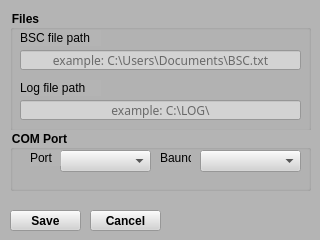
<?xml version="1.0" encoding="UTF-8"?>
<ui version="4.0">
 <class>Form</class>
 <widget class="QWidget" name="Form">
  <property name="geometry">
   <rect>
    <x>0</x>
    <y>0</y>
    <width>320</width>
    <height>240</height>
   </rect>
  </property>
  <property name="sizePolicy">
   <sizepolicy hsizetype="Fixed" vsizetype="Fixed">
    <horstretch>0</horstretch>
    <verstretch>0</verstretch>
   </sizepolicy>
  </property>
  <property name="minimumSize">
   <size>
    <width>320</width>
    <height>240</height>
   </size>
  </property>
  <property name="maximumSize">
   <size>
    <width>320</width>
    <height>240</height>
   </size>
  </property>
  <property name="windowTitle">
   <string>Settings</string>
  </property>
  <property name="statusTip">
   <string/>
  </property>
  <property name="styleSheet">
   <string notr="true">background-color: rgb(180,180,180)</string>
  </property>
  <widget class="QPushButton" name="btnSaveSettings">
   <property name="geometry">
    <rect>
     <x>10</x>
     <y>210</y>
     <width>71</width>
     <height>21</height>
    </rect>
   </property>
   <property name="font">
    <font>
     <weight>75</weight>
     <bold>true</bold>
    </font>
   </property>
   <property name="styleSheet">
    <string notr="true">background-color: lightgrey</string>
   </property>
   <property name="text">
    <string>Save</string>
   </property>
   <property name="icon">
    <iconset>
     <normaloff>:/icons/target.png</normaloff>:/icons/target.png</iconset>
   </property>
   <property name="iconSize">
    <size>
     <width>18</width>
     <height>18</height>
    </size>
   </property>
  </widget>
  <widget class="QPushButton" name="btnCancelSettings">
   <property name="geometry">
    <rect>
     <x>90</x>
     <y>210</y>
     <width>71</width>
     <height>21</height>
    </rect>
   </property>
   <property name="font">
    <font>
     <weight>75</weight>
     <bold>true</bold>
    </font>
   </property>
   <property name="styleSheet">
    <string notr="true">background-color: lightgrey</string>
   </property>
   <property name="text">
    <string>Cancel</string>
   </property>
  </widget>
  <widget class="QGroupBox" name="groupBox">
   <property name="geometry">
    <rect>
     <x>10</x>
     <y>10</y>
     <width>301</width>
     <height>121</height>
    </rect>
   </property>
   <property name="font">
    <font>
     <weight>75</weight>
     <bold>true</bold>
    </font>
   </property>
   <property name="title">
    <string>Files</string>
   </property>
   <widget class="QLineEdit" name="txtLogPath">
    <property name="geometry">
     <rect>
      <x>10</x>
      <y>90</y>
      <width>281</width>
      <height>20</height>
     </rect>
    </property>
    <property name="font">
     <font>
      <family>Calibri Light</family>
      <pointsize>9</pointsize>
      <weight>50</weight>
      <bold>false</bold>
     </font>
    </property>
    <property name="styleSheet">
     <string notr="true">background-color: lightgrey</string>
    </property>
    <property name="text">
     <string/>
    </property>
    <property name="alignment">
     <set>Qt::AlignCenter</set>
    </property>
    <property name="placeholderText">
     <string>example: C:\LOG\</string>
    </property>
   </widget>
   <widget class="QLabel" name="label">
    <property name="geometry">
     <rect>
      <x>10</x>
      <y>20</y>
      <width>81</width>
      <height>16</height>
     </rect>
    </property>
    <property name="text">
     <string>BSC file path</string>
    </property>
   </widget>
   <widget class="QLineEdit" name="txtBSCpath">
    <property name="geometry">
     <rect>
      <x>10</x>
      <y>40</y>
      <width>281</width>
      <height>20</height>
     </rect>
    </property>
    <property name="font">
     <font>
      <family>Calibri Light</family>
      <pointsize>9</pointsize>
      <weight>50</weight>
      <bold>false</bold>
     </font>
    </property>
    <property name="styleSheet">
     <string notr="true">background-color: lightgrey</string>
    </property>
    <property name="text">
     <string/>
    </property>
    <property name="alignment">
     <set>Qt::AlignCenter</set>
    </property>
    <property name="placeholderText">
     <string>example: C:\Users\Documents\BSC.txt</string>
    </property>
   </widget>
   <widget class="QLabel" name="label_2">
    <property name="geometry">
     <rect>
      <x>10</x>
      <y>70</y>
      <width>81</width>
      <height>16</height>
     </rect>
    </property>
    <property name="text">
     <string>Log file path</string>
    </property>
   </widget>
  </widget>
  <widget class="QGroupBox" name="groupBox_2">
   <property name="geometry">
    <rect>
     <x>10</x>
     <y>130</y>
     <width>301</width>
     <height>61</height>
    </rect>
   </property>
   <property name="font">
    <font>
     <weight>75</weight>
     <bold>true</bold>
    </font>
   </property>
   <property name="title">
    <string>COM Port</string>
   </property>
   <widget class="QComboBox" name="boxBaund">
    <property name="geometry">
     <rect>
      <x>190</x>
      <y>20</y>
      <width>101</width>
      <height>22</height>
     </rect>
    </property>
    <property name="font">
     <font>
      <weight>75</weight>
      <bold>true</bold>
     </font>
    </property>
    <property name="styleSheet">
     <string notr="true">background-color: lightgrey</string>
    </property>
   </widget>
   <widget class="QLabel" name="label_4">
    <property name="geometry">
     <rect>
      <x>150</x>
      <y>20</y>
      <width>31</width>
      <height>16</height>
     </rect>
    </property>
    <property name="text">
     <string>Baund</string>
    </property>
   </widget>
   <widget class="QComboBox" name="boxPort">
    <property name="geometry">
     <rect>
      <x>50</x>
      <y>20</y>
      <width>91</width>
      <height>22</height>
     </rect>
    </property>
    <property name="font">
     <font>
      <weight>75</weight>
      <bold>true</bold>
     </font>
    </property>
    <property name="styleSheet">
     <string notr="true">background-color: lightgrey</string>
    </property>
   </widget>
   <widget class="QLabel" name="label_3">
    <property name="geometry">
     <rect>
      <x>20</x>
      <y>20</y>
      <width>31</width>
      <height>16</height>
     </rect>
    </property>
    <property name="text">
     <string>Port</string>
    </property>
   </widget>
  </widget>
 </widget>
 <resources/>
 <connections/>
</ui>
